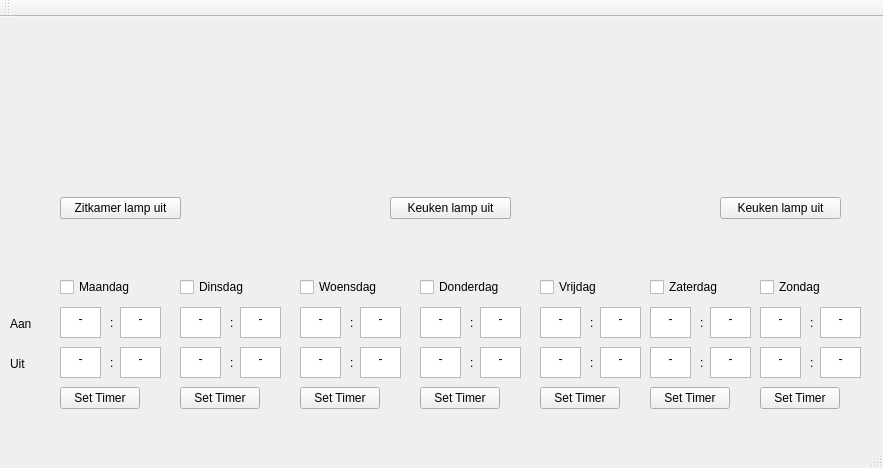
<?xml version="1.0" encoding="UTF-8"?>
<ui version="4.0">
 <class>MainWindow</class>
 <widget class="QMainWindow" name="MainWindow">
  <property name="geometry">
   <rect>
    <x>0</x>
    <y>0</y>
    <width>883</width>
    <height>468</height>
   </rect>
  </property>
  <property name="windowTitle">
   <string>MainWindow</string>
  </property>
  <widget class="QWidget" name="centralWidget">
   <widget class="QPushButton" name="Lamp1_aan">
    <property name="geometry">
     <rect>
      <x>60</x>
      <y>180</y>
      <width>121</width>
      <height>22</height>
     </rect>
    </property>
    <property name="text">
     <string>Zitkamer lamp aan</string>
    </property>
   </widget>
   <widget class="QPushButton" name="Lamp1_uit">
    <property name="enabled">
     <bool>true</bool>
    </property>
    <property name="geometry">
     <rect>
      <x>60</x>
      <y>180</y>
      <width>121</width>
      <height>22</height>
     </rect>
    </property>
    <property name="text">
     <string>Zitkamer lamp uit</string>
    </property>
   </widget>
   <widget class="QPushButton" name="lamp2_uit">
    <property name="geometry">
     <rect>
      <x>390</x>
      <y>180</y>
      <width>121</width>
      <height>22</height>
     </rect>
    </property>
    <property name="text">
     <string>Keuken lamp uit</string>
    </property>
   </widget>
   <widget class="QPushButton" name="lamp2_aan">
    <property name="geometry">
     <rect>
      <x>390</x>
      <y>180</y>
      <width>121</width>
      <height>22</height>
     </rect>
    </property>
    <property name="text">
     <string>Keuken lamp aan</string>
    </property>
   </widget>
   <widget class="QLabel" name="label1_aan">
    <property name="geometry">
     <rect>
      <x>80</x>
      <y>10</y>
      <width>91</width>
      <height>151</height>
     </rect>
    </property>
    <property name="text">
     <string/>
    </property>
    <property name="pixmap">
     <pixmap resource="afbeeldingen.qrc">:/new/prefix1/lamp_aan(1).png</pixmap>
    </property>
   </widget>
   <widget class="QLabel" name="label2_aan">
    <property name="geometry">
     <rect>
      <x>409</x>
      <y>10</y>
      <width>91</width>
      <height>151</height>
     </rect>
    </property>
    <property name="text">
     <string/>
    </property>
    <property name="pixmap">
     <pixmap resource="afbeeldingen.qrc">:/new/prefix1/lamp_aan(1).png</pixmap>
    </property>
   </widget>
   <widget class="QLabel" name="label1_uit">
    <property name="geometry">
     <rect>
      <x>78</x>
      <y>10</y>
      <width>91</width>
      <height>151</height>
     </rect>
    </property>
    <property name="text">
     <string/>
    </property>
    <property name="pixmap">
     <pixmap resource="afbeeldingen.qrc">:/new/prefix1/lamp_uit(1).png</pixmap>
    </property>
   </widget>
   <widget class="QLabel" name="label2_uit">
    <property name="geometry">
     <rect>
      <x>407</x>
      <y>10</y>
      <width>91</width>
      <height>151</height>
     </rect>
    </property>
    <property name="text">
     <string/>
    </property>
    <property name="pixmap">
     <pixmap resource="afbeeldingen.qrc">:/new/prefix1/lamp_uit(1).png</pixmap>
    </property>
   </widget>
   <widget class="QTextEdit" name="textEdit">
    <property name="geometry">
     <rect>
      <x>60</x>
      <y>290</y>
      <width>41</width>
      <height>31</height>
     </rect>
    </property>
    <property name="html">
     <string>&lt;!DOCTYPE HTML PUBLIC &quot;-//W3C//DTD HTML 4.0//EN&quot; &quot;http://www.w3.org/TR/REC-html40/strict.dtd&quot;&gt;
&lt;html&gt;&lt;head&gt;&lt;meta name=&quot;qrichtext&quot; content=&quot;1&quot; /&gt;&lt;style type=&quot;text/css&quot;&gt;
p, li { white-space: pre-wrap; }
&lt;/style&gt;&lt;/head&gt;&lt;body style=&quot; font-family:'Sans Serif'; font-size:9pt; font-weight:400; font-style:normal;&quot;&gt;
&lt;p align=&quot;center&quot; style=&quot; margin-top:0px; margin-bottom:0px; margin-left:0px; margin-right:0px; -qt-block-indent:0; text-indent:0px;&quot;&gt;-&lt;/p&gt;&lt;/body&gt;&lt;/html&gt;</string>
    </property>
   </widget>
   <widget class="QTextEdit" name="textEdit_2">
    <property name="geometry">
     <rect>
      <x>60</x>
      <y>330</y>
      <width>41</width>
      <height>31</height>
     </rect>
    </property>
    <property name="html">
     <string>&lt;!DOCTYPE HTML PUBLIC &quot;-//W3C//DTD HTML 4.0//EN&quot; &quot;http://www.w3.org/TR/REC-html40/strict.dtd&quot;&gt;
&lt;html&gt;&lt;head&gt;&lt;meta name=&quot;qrichtext&quot; content=&quot;1&quot; /&gt;&lt;style type=&quot;text/css&quot;&gt;
p, li { white-space: pre-wrap; }
&lt;/style&gt;&lt;/head&gt;&lt;body style=&quot; font-family:'Sans Serif'; font-size:9pt; font-weight:400; font-style:normal;&quot;&gt;
&lt;p align=&quot;center&quot; style=&quot; margin-top:0px; margin-bottom:0px; margin-left:0px; margin-right:0px; -qt-block-indent:0; text-indent:0px;&quot;&gt;-&lt;/p&gt;&lt;/body&gt;&lt;/html&gt;</string>
    </property>
   </widget>
   <widget class="QCheckBox" name="checkBox">
    <property name="geometry">
     <rect>
      <x>60</x>
      <y>260</y>
      <width>91</width>
      <height>20</height>
     </rect>
    </property>
    <property name="text">
     <string>Maandag</string>
    </property>
   </widget>
   <widget class="QPushButton" name="pushButton">
    <property name="geometry">
     <rect>
      <x>60</x>
      <y>370</y>
      <width>80</width>
      <height>22</height>
     </rect>
    </property>
    <property name="text">
     <string>Set Timer</string>
    </property>
   </widget>
   <widget class="QLabel" name="label">
    <property name="geometry">
     <rect>
      <x>110</x>
      <y>290</y>
      <width>31</width>
      <height>31</height>
     </rect>
    </property>
    <property name="text">
     <string>:</string>
    </property>
   </widget>
   <widget class="QLabel" name="label_2">
    <property name="geometry">
     <rect>
      <x>110</x>
      <y>330</y>
      <width>31</width>
      <height>31</height>
     </rect>
    </property>
    <property name="text">
     <string>:</string>
    </property>
   </widget>
   <widget class="QTextEdit" name="textEdit_3">
    <property name="geometry">
     <rect>
      <x>120</x>
      <y>290</y>
      <width>41</width>
      <height>31</height>
     </rect>
    </property>
    <property name="html">
     <string>&lt;!DOCTYPE HTML PUBLIC &quot;-//W3C//DTD HTML 4.0//EN&quot; &quot;http://www.w3.org/TR/REC-html40/strict.dtd&quot;&gt;
&lt;html&gt;&lt;head&gt;&lt;meta name=&quot;qrichtext&quot; content=&quot;1&quot; /&gt;&lt;style type=&quot;text/css&quot;&gt;
p, li { white-space: pre-wrap; }
&lt;/style&gt;&lt;/head&gt;&lt;body style=&quot; font-family:'Sans Serif'; font-size:9pt; font-weight:400; font-style:normal;&quot;&gt;
&lt;p align=&quot;center&quot; style=&quot; margin-top:0px; margin-bottom:0px; margin-left:0px; margin-right:0px; -qt-block-indent:0; text-indent:0px;&quot;&gt;-&lt;/p&gt;&lt;/body&gt;&lt;/html&gt;</string>
    </property>
   </widget>
   <widget class="QTextEdit" name="textEdit_4">
    <property name="geometry">
     <rect>
      <x>120</x>
      <y>330</y>
      <width>41</width>
      <height>31</height>
     </rect>
    </property>
    <property name="html">
     <string>&lt;!DOCTYPE HTML PUBLIC &quot;-//W3C//DTD HTML 4.0//EN&quot; &quot;http://www.w3.org/TR/REC-html40/strict.dtd&quot;&gt;
&lt;html&gt;&lt;head&gt;&lt;meta name=&quot;qrichtext&quot; content=&quot;1&quot; /&gt;&lt;style type=&quot;text/css&quot;&gt;
p, li { white-space: pre-wrap; }
&lt;/style&gt;&lt;/head&gt;&lt;body style=&quot; font-family:'Sans Serif'; font-size:9pt; font-weight:400; font-style:normal;&quot;&gt;
&lt;p align=&quot;center&quot; style=&quot; margin-top:0px; margin-bottom:0px; margin-left:0px; margin-right:0px; -qt-block-indent:0; text-indent:0px;&quot;&gt;-&lt;/p&gt;&lt;/body&gt;&lt;/html&gt;</string>
    </property>
   </widget>
   <widget class="QTextEdit" name="textEdit_5">
    <property name="geometry">
     <rect>
      <x>180</x>
      <y>330</y>
      <width>41</width>
      <height>31</height>
     </rect>
    </property>
    <property name="html">
     <string>&lt;!DOCTYPE HTML PUBLIC &quot;-//W3C//DTD HTML 4.0//EN&quot; &quot;http://www.w3.org/TR/REC-html40/strict.dtd&quot;&gt;
&lt;html&gt;&lt;head&gt;&lt;meta name=&quot;qrichtext&quot; content=&quot;1&quot; /&gt;&lt;style type=&quot;text/css&quot;&gt;
p, li { white-space: pre-wrap; }
&lt;/style&gt;&lt;/head&gt;&lt;body style=&quot; font-family:'Sans Serif'; font-size:9pt; font-weight:400; font-style:normal;&quot;&gt;
&lt;p align=&quot;center&quot; style=&quot; margin-top:0px; margin-bottom:0px; margin-left:0px; margin-right:0px; -qt-block-indent:0; text-indent:0px;&quot;&gt;-&lt;/p&gt;&lt;/body&gt;&lt;/html&gt;</string>
    </property>
   </widget>
   <widget class="QCheckBox" name="checkBox_2">
    <property name="geometry">
     <rect>
      <x>180</x>
      <y>260</y>
      <width>91</width>
      <height>20</height>
     </rect>
    </property>
    <property name="text">
     <string>Dinsdag</string>
    </property>
   </widget>
   <widget class="QPushButton" name="pushButton_2">
    <property name="geometry">
     <rect>
      <x>180</x>
      <y>370</y>
      <width>80</width>
      <height>22</height>
     </rect>
    </property>
    <property name="text">
     <string>Set Timer</string>
    </property>
   </widget>
   <widget class="QLabel" name="label_3">
    <property name="geometry">
     <rect>
      <x>230</x>
      <y>290</y>
      <width>31</width>
      <height>31</height>
     </rect>
    </property>
    <property name="text">
     <string>:</string>
    </property>
   </widget>
   <widget class="QTextEdit" name="textEdit_6">
    <property name="geometry">
     <rect>
      <x>180</x>
      <y>290</y>
      <width>41</width>
      <height>31</height>
     </rect>
    </property>
    <property name="html">
     <string>&lt;!DOCTYPE HTML PUBLIC &quot;-//W3C//DTD HTML 4.0//EN&quot; &quot;http://www.w3.org/TR/REC-html40/strict.dtd&quot;&gt;
&lt;html&gt;&lt;head&gt;&lt;meta name=&quot;qrichtext&quot; content=&quot;1&quot; /&gt;&lt;style type=&quot;text/css&quot;&gt;
p, li { white-space: pre-wrap; }
&lt;/style&gt;&lt;/head&gt;&lt;body style=&quot; font-family:'Sans Serif'; font-size:9pt; font-weight:400; font-style:normal;&quot;&gt;
&lt;p align=&quot;center&quot; style=&quot; margin-top:0px; margin-bottom:0px; margin-left:0px; margin-right:0px; -qt-block-indent:0; text-indent:0px;&quot;&gt;-&lt;/p&gt;&lt;/body&gt;&lt;/html&gt;</string>
    </property>
   </widget>
   <widget class="QLabel" name="label_4">
    <property name="geometry">
     <rect>
      <x>230</x>
      <y>330</y>
      <width>31</width>
      <height>31</height>
     </rect>
    </property>
    <property name="text">
     <string>:</string>
    </property>
   </widget>
   <widget class="QTextEdit" name="textEdit_7">
    <property name="geometry">
     <rect>
      <x>240</x>
      <y>290</y>
      <width>41</width>
      <height>31</height>
     </rect>
    </property>
    <property name="html">
     <string>&lt;!DOCTYPE HTML PUBLIC &quot;-//W3C//DTD HTML 4.0//EN&quot; &quot;http://www.w3.org/TR/REC-html40/strict.dtd&quot;&gt;
&lt;html&gt;&lt;head&gt;&lt;meta name=&quot;qrichtext&quot; content=&quot;1&quot; /&gt;&lt;style type=&quot;text/css&quot;&gt;
p, li { white-space: pre-wrap; }
&lt;/style&gt;&lt;/head&gt;&lt;body style=&quot; font-family:'Sans Serif'; font-size:9pt; font-weight:400; font-style:normal;&quot;&gt;
&lt;p align=&quot;center&quot; style=&quot; margin-top:0px; margin-bottom:0px; margin-left:0px; margin-right:0px; -qt-block-indent:0; text-indent:0px;&quot;&gt;-&lt;/p&gt;&lt;/body&gt;&lt;/html&gt;</string>
    </property>
   </widget>
   <widget class="QTextEdit" name="textEdit_8">
    <property name="geometry">
     <rect>
      <x>240</x>
      <y>330</y>
      <width>41</width>
      <height>31</height>
     </rect>
    </property>
    <property name="html">
     <string>&lt;!DOCTYPE HTML PUBLIC &quot;-//W3C//DTD HTML 4.0//EN&quot; &quot;http://www.w3.org/TR/REC-html40/strict.dtd&quot;&gt;
&lt;html&gt;&lt;head&gt;&lt;meta name=&quot;qrichtext&quot; content=&quot;1&quot; /&gt;&lt;style type=&quot;text/css&quot;&gt;
p, li { white-space: pre-wrap; }
&lt;/style&gt;&lt;/head&gt;&lt;body style=&quot; font-family:'Sans Serif'; font-size:9pt; font-weight:400; font-style:normal;&quot;&gt;
&lt;p align=&quot;center&quot; style=&quot; margin-top:0px; margin-bottom:0px; margin-left:0px; margin-right:0px; -qt-block-indent:0; text-indent:0px;&quot;&gt;-&lt;/p&gt;&lt;/body&gt;&lt;/html&gt;</string>
    </property>
   </widget>
   <widget class="QTextEdit" name="textEdit_9">
    <property name="geometry">
     <rect>
      <x>300</x>
      <y>330</y>
      <width>41</width>
      <height>31</height>
     </rect>
    </property>
    <property name="html">
     <string>&lt;!DOCTYPE HTML PUBLIC &quot;-//W3C//DTD HTML 4.0//EN&quot; &quot;http://www.w3.org/TR/REC-html40/strict.dtd&quot;&gt;
&lt;html&gt;&lt;head&gt;&lt;meta name=&quot;qrichtext&quot; content=&quot;1&quot; /&gt;&lt;style type=&quot;text/css&quot;&gt;
p, li { white-space: pre-wrap; }
&lt;/style&gt;&lt;/head&gt;&lt;body style=&quot; font-family:'Sans Serif'; font-size:9pt; font-weight:400; font-style:normal;&quot;&gt;
&lt;p align=&quot;center&quot; style=&quot; margin-top:0px; margin-bottom:0px; margin-left:0px; margin-right:0px; -qt-block-indent:0; text-indent:0px;&quot;&gt;-&lt;/p&gt;&lt;/body&gt;&lt;/html&gt;</string>
    </property>
   </widget>
   <widget class="QCheckBox" name="checkBox_3">
    <property name="geometry">
     <rect>
      <x>300</x>
      <y>260</y>
      <width>91</width>
      <height>20</height>
     </rect>
    </property>
    <property name="text">
     <string>Woensdag</string>
    </property>
   </widget>
   <widget class="QPushButton" name="pushButton_3">
    <property name="geometry">
     <rect>
      <x>300</x>
      <y>370</y>
      <width>80</width>
      <height>22</height>
     </rect>
    </property>
    <property name="text">
     <string>Set Timer</string>
    </property>
   </widget>
   <widget class="QLabel" name="label_5">
    <property name="geometry">
     <rect>
      <x>350</x>
      <y>290</y>
      <width>31</width>
      <height>31</height>
     </rect>
    </property>
    <property name="text">
     <string>:</string>
    </property>
   </widget>
   <widget class="QTextEdit" name="textEdit_10">
    <property name="geometry">
     <rect>
      <x>300</x>
      <y>290</y>
      <width>41</width>
      <height>31</height>
     </rect>
    </property>
    <property name="html">
     <string>&lt;!DOCTYPE HTML PUBLIC &quot;-//W3C//DTD HTML 4.0//EN&quot; &quot;http://www.w3.org/TR/REC-html40/strict.dtd&quot;&gt;
&lt;html&gt;&lt;head&gt;&lt;meta name=&quot;qrichtext&quot; content=&quot;1&quot; /&gt;&lt;style type=&quot;text/css&quot;&gt;
p, li { white-space: pre-wrap; }
&lt;/style&gt;&lt;/head&gt;&lt;body style=&quot; font-family:'Sans Serif'; font-size:9pt; font-weight:400; font-style:normal;&quot;&gt;
&lt;p align=&quot;center&quot; style=&quot; margin-top:0px; margin-bottom:0px; margin-left:0px; margin-right:0px; -qt-block-indent:0; text-indent:0px;&quot;&gt;-&lt;/p&gt;&lt;/body&gt;&lt;/html&gt;</string>
    </property>
   </widget>
   <widget class="QLabel" name="label_6">
    <property name="geometry">
     <rect>
      <x>350</x>
      <y>330</y>
      <width>31</width>
      <height>31</height>
     </rect>
    </property>
    <property name="text">
     <string>:</string>
    </property>
   </widget>
   <widget class="QTextEdit" name="textEdit_11">
    <property name="geometry">
     <rect>
      <x>360</x>
      <y>290</y>
      <width>41</width>
      <height>31</height>
     </rect>
    </property>
    <property name="html">
     <string>&lt;!DOCTYPE HTML PUBLIC &quot;-//W3C//DTD HTML 4.0//EN&quot; &quot;http://www.w3.org/TR/REC-html40/strict.dtd&quot;&gt;
&lt;html&gt;&lt;head&gt;&lt;meta name=&quot;qrichtext&quot; content=&quot;1&quot; /&gt;&lt;style type=&quot;text/css&quot;&gt;
p, li { white-space: pre-wrap; }
&lt;/style&gt;&lt;/head&gt;&lt;body style=&quot; font-family:'Sans Serif'; font-size:9pt; font-weight:400; font-style:normal;&quot;&gt;
&lt;p align=&quot;center&quot; style=&quot; margin-top:0px; margin-bottom:0px; margin-left:0px; margin-right:0px; -qt-block-indent:0; text-indent:0px;&quot;&gt;-&lt;/p&gt;&lt;/body&gt;&lt;/html&gt;</string>
    </property>
   </widget>
   <widget class="QTextEdit" name="textEdit_12">
    <property name="geometry">
     <rect>
      <x>360</x>
      <y>330</y>
      <width>41</width>
      <height>31</height>
     </rect>
    </property>
    <property name="html">
     <string>&lt;!DOCTYPE HTML PUBLIC &quot;-//W3C//DTD HTML 4.0//EN&quot; &quot;http://www.w3.org/TR/REC-html40/strict.dtd&quot;&gt;
&lt;html&gt;&lt;head&gt;&lt;meta name=&quot;qrichtext&quot; content=&quot;1&quot; /&gt;&lt;style type=&quot;text/css&quot;&gt;
p, li { white-space: pre-wrap; }
&lt;/style&gt;&lt;/head&gt;&lt;body style=&quot; font-family:'Sans Serif'; font-size:9pt; font-weight:400; font-style:normal;&quot;&gt;
&lt;p align=&quot;center&quot; style=&quot; margin-top:0px; margin-bottom:0px; margin-left:0px; margin-right:0px; -qt-block-indent:0; text-indent:0px;&quot;&gt;-&lt;/p&gt;&lt;/body&gt;&lt;/html&gt;</string>
    </property>
   </widget>
   <widget class="QTextEdit" name="textEdit_13">
    <property name="geometry">
     <rect>
      <x>420</x>
      <y>330</y>
      <width>41</width>
      <height>31</height>
     </rect>
    </property>
    <property name="html">
     <string>&lt;!DOCTYPE HTML PUBLIC &quot;-//W3C//DTD HTML 4.0//EN&quot; &quot;http://www.w3.org/TR/REC-html40/strict.dtd&quot;&gt;
&lt;html&gt;&lt;head&gt;&lt;meta name=&quot;qrichtext&quot; content=&quot;1&quot; /&gt;&lt;style type=&quot;text/css&quot;&gt;
p, li { white-space: pre-wrap; }
&lt;/style&gt;&lt;/head&gt;&lt;body style=&quot; font-family:'Sans Serif'; font-size:9pt; font-weight:400; font-style:normal;&quot;&gt;
&lt;p align=&quot;center&quot; style=&quot; margin-top:0px; margin-bottom:0px; margin-left:0px; margin-right:0px; -qt-block-indent:0; text-indent:0px;&quot;&gt;-&lt;/p&gt;&lt;/body&gt;&lt;/html&gt;</string>
    </property>
   </widget>
   <widget class="QCheckBox" name="checkBox_4">
    <property name="geometry">
     <rect>
      <x>420</x>
      <y>260</y>
      <width>91</width>
      <height>20</height>
     </rect>
    </property>
    <property name="text">
     <string>Donderdag</string>
    </property>
   </widget>
   <widget class="QPushButton" name="pushButton_4">
    <property name="geometry">
     <rect>
      <x>420</x>
      <y>370</y>
      <width>80</width>
      <height>22</height>
     </rect>
    </property>
    <property name="text">
     <string>Set Timer</string>
    </property>
   </widget>
   <widget class="QLabel" name="label_7">
    <property name="geometry">
     <rect>
      <x>470</x>
      <y>290</y>
      <width>31</width>
      <height>31</height>
     </rect>
    </property>
    <property name="text">
     <string>:</string>
    </property>
   </widget>
   <widget class="QTextEdit" name="textEdit_14">
    <property name="geometry">
     <rect>
      <x>420</x>
      <y>290</y>
      <width>41</width>
      <height>31</height>
     </rect>
    </property>
    <property name="html">
     <string>&lt;!DOCTYPE HTML PUBLIC &quot;-//W3C//DTD HTML 4.0//EN&quot; &quot;http://www.w3.org/TR/REC-html40/strict.dtd&quot;&gt;
&lt;html&gt;&lt;head&gt;&lt;meta name=&quot;qrichtext&quot; content=&quot;1&quot; /&gt;&lt;style type=&quot;text/css&quot;&gt;
p, li { white-space: pre-wrap; }
&lt;/style&gt;&lt;/head&gt;&lt;body style=&quot; font-family:'Sans Serif'; font-size:9pt; font-weight:400; font-style:normal;&quot;&gt;
&lt;p align=&quot;center&quot; style=&quot; margin-top:0px; margin-bottom:0px; margin-left:0px; margin-right:0px; -qt-block-indent:0; text-indent:0px;&quot;&gt;-&lt;/p&gt;&lt;/body&gt;&lt;/html&gt;</string>
    </property>
   </widget>
   <widget class="QLabel" name="label_8">
    <property name="geometry">
     <rect>
      <x>470</x>
      <y>330</y>
      <width>31</width>
      <height>31</height>
     </rect>
    </property>
    <property name="text">
     <string>:</string>
    </property>
   </widget>
   <widget class="QTextEdit" name="textEdit_15">
    <property name="geometry">
     <rect>
      <x>480</x>
      <y>290</y>
      <width>41</width>
      <height>31</height>
     </rect>
    </property>
    <property name="html">
     <string>&lt;!DOCTYPE HTML PUBLIC &quot;-//W3C//DTD HTML 4.0//EN&quot; &quot;http://www.w3.org/TR/REC-html40/strict.dtd&quot;&gt;
&lt;html&gt;&lt;head&gt;&lt;meta name=&quot;qrichtext&quot; content=&quot;1&quot; /&gt;&lt;style type=&quot;text/css&quot;&gt;
p, li { white-space: pre-wrap; }
&lt;/style&gt;&lt;/head&gt;&lt;body style=&quot; font-family:'Sans Serif'; font-size:9pt; font-weight:400; font-style:normal;&quot;&gt;
&lt;p align=&quot;center&quot; style=&quot; margin-top:0px; margin-bottom:0px; margin-left:0px; margin-right:0px; -qt-block-indent:0; text-indent:0px;&quot;&gt;-&lt;/p&gt;&lt;/body&gt;&lt;/html&gt;</string>
    </property>
   </widget>
   <widget class="QTextEdit" name="textEdit_16">
    <property name="geometry">
     <rect>
      <x>480</x>
      <y>330</y>
      <width>41</width>
      <height>31</height>
     </rect>
    </property>
    <property name="html">
     <string>&lt;!DOCTYPE HTML PUBLIC &quot;-//W3C//DTD HTML 4.0//EN&quot; &quot;http://www.w3.org/TR/REC-html40/strict.dtd&quot;&gt;
&lt;html&gt;&lt;head&gt;&lt;meta name=&quot;qrichtext&quot; content=&quot;1&quot; /&gt;&lt;style type=&quot;text/css&quot;&gt;
p, li { white-space: pre-wrap; }
&lt;/style&gt;&lt;/head&gt;&lt;body style=&quot; font-family:'Sans Serif'; font-size:9pt; font-weight:400; font-style:normal;&quot;&gt;
&lt;p align=&quot;center&quot; style=&quot; margin-top:0px; margin-bottom:0px; margin-left:0px; margin-right:0px; -qt-block-indent:0; text-indent:0px;&quot;&gt;-&lt;/p&gt;&lt;/body&gt;&lt;/html&gt;</string>
    </property>
   </widget>
   <widget class="QTextEdit" name="textEdit_17">
    <property name="geometry">
     <rect>
      <x>540</x>
      <y>330</y>
      <width>41</width>
      <height>31</height>
     </rect>
    </property>
    <property name="html">
     <string>&lt;!DOCTYPE HTML PUBLIC &quot;-//W3C//DTD HTML 4.0//EN&quot; &quot;http://www.w3.org/TR/REC-html40/strict.dtd&quot;&gt;
&lt;html&gt;&lt;head&gt;&lt;meta name=&quot;qrichtext&quot; content=&quot;1&quot; /&gt;&lt;style type=&quot;text/css&quot;&gt;
p, li { white-space: pre-wrap; }
&lt;/style&gt;&lt;/head&gt;&lt;body style=&quot; font-family:'Sans Serif'; font-size:9pt; font-weight:400; font-style:normal;&quot;&gt;
&lt;p align=&quot;center&quot; style=&quot; margin-top:0px; margin-bottom:0px; margin-left:0px; margin-right:0px; -qt-block-indent:0; text-indent:0px;&quot;&gt;-&lt;/p&gt;&lt;/body&gt;&lt;/html&gt;</string>
    </property>
   </widget>
   <widget class="QCheckBox" name="checkBox_5">
    <property name="geometry">
     <rect>
      <x>540</x>
      <y>260</y>
      <width>91</width>
      <height>20</height>
     </rect>
    </property>
    <property name="text">
     <string>Vrijdag</string>
    </property>
   </widget>
   <widget class="QPushButton" name="pushButton_5">
    <property name="geometry">
     <rect>
      <x>540</x>
      <y>370</y>
      <width>80</width>
      <height>22</height>
     </rect>
    </property>
    <property name="text">
     <string>Set Timer</string>
    </property>
   </widget>
   <widget class="QLabel" name="label_9">
    <property name="geometry">
     <rect>
      <x>590</x>
      <y>290</y>
      <width>31</width>
      <height>31</height>
     </rect>
    </property>
    <property name="text">
     <string>:</string>
    </property>
   </widget>
   <widget class="QTextEdit" name="textEdit_18">
    <property name="geometry">
     <rect>
      <x>540</x>
      <y>290</y>
      <width>41</width>
      <height>31</height>
     </rect>
    </property>
    <property name="html">
     <string>&lt;!DOCTYPE HTML PUBLIC &quot;-//W3C//DTD HTML 4.0//EN&quot; &quot;http://www.w3.org/TR/REC-html40/strict.dtd&quot;&gt;
&lt;html&gt;&lt;head&gt;&lt;meta name=&quot;qrichtext&quot; content=&quot;1&quot; /&gt;&lt;style type=&quot;text/css&quot;&gt;
p, li { white-space: pre-wrap; }
&lt;/style&gt;&lt;/head&gt;&lt;body style=&quot; font-family:'Sans Serif'; font-size:9pt; font-weight:400; font-style:normal;&quot;&gt;
&lt;p align=&quot;center&quot; style=&quot; margin-top:0px; margin-bottom:0px; margin-left:0px; margin-right:0px; -qt-block-indent:0; text-indent:0px;&quot;&gt;-&lt;/p&gt;&lt;/body&gt;&lt;/html&gt;</string>
    </property>
   </widget>
   <widget class="QLabel" name="label_10">
    <property name="geometry">
     <rect>
      <x>590</x>
      <y>330</y>
      <width>31</width>
      <height>31</height>
     </rect>
    </property>
    <property name="text">
     <string>:</string>
    </property>
   </widget>
   <widget class="QTextEdit" name="textEdit_19">
    <property name="geometry">
     <rect>
      <x>600</x>
      <y>290</y>
      <width>41</width>
      <height>31</height>
     </rect>
    </property>
    <property name="html">
     <string>&lt;!DOCTYPE HTML PUBLIC &quot;-//W3C//DTD HTML 4.0//EN&quot; &quot;http://www.w3.org/TR/REC-html40/strict.dtd&quot;&gt;
&lt;html&gt;&lt;head&gt;&lt;meta name=&quot;qrichtext&quot; content=&quot;1&quot; /&gt;&lt;style type=&quot;text/css&quot;&gt;
p, li { white-space: pre-wrap; }
&lt;/style&gt;&lt;/head&gt;&lt;body style=&quot; font-family:'Sans Serif'; font-size:9pt; font-weight:400; font-style:normal;&quot;&gt;
&lt;p align=&quot;center&quot; style=&quot; margin-top:0px; margin-bottom:0px; margin-left:0px; margin-right:0px; -qt-block-indent:0; text-indent:0px;&quot;&gt;-&lt;/p&gt;&lt;/body&gt;&lt;/html&gt;</string>
    </property>
   </widget>
   <widget class="QTextEdit" name="textEdit_20">
    <property name="geometry">
     <rect>
      <x>600</x>
      <y>330</y>
      <width>41</width>
      <height>31</height>
     </rect>
    </property>
    <property name="html">
     <string>&lt;!DOCTYPE HTML PUBLIC &quot;-//W3C//DTD HTML 4.0//EN&quot; &quot;http://www.w3.org/TR/REC-html40/strict.dtd&quot;&gt;
&lt;html&gt;&lt;head&gt;&lt;meta name=&quot;qrichtext&quot; content=&quot;1&quot; /&gt;&lt;style type=&quot;text/css&quot;&gt;
p, li { white-space: pre-wrap; }
&lt;/style&gt;&lt;/head&gt;&lt;body style=&quot; font-family:'Sans Serif'; font-size:9pt; font-weight:400; font-style:normal;&quot;&gt;
&lt;p align=&quot;center&quot; style=&quot; margin-top:0px; margin-bottom:0px; margin-left:0px; margin-right:0px; -qt-block-indent:0; text-indent:0px;&quot;&gt;-&lt;/p&gt;&lt;/body&gt;&lt;/html&gt;</string>
    </property>
   </widget>
   <widget class="QTextEdit" name="textEdit_21">
    <property name="geometry">
     <rect>
      <x>650</x>
      <y>330</y>
      <width>41</width>
      <height>31</height>
     </rect>
    </property>
    <property name="html">
     <string>&lt;!DOCTYPE HTML PUBLIC &quot;-//W3C//DTD HTML 4.0//EN&quot; &quot;http://www.w3.org/TR/REC-html40/strict.dtd&quot;&gt;
&lt;html&gt;&lt;head&gt;&lt;meta name=&quot;qrichtext&quot; content=&quot;1&quot; /&gt;&lt;style type=&quot;text/css&quot;&gt;
p, li { white-space: pre-wrap; }
&lt;/style&gt;&lt;/head&gt;&lt;body style=&quot; font-family:'Sans Serif'; font-size:9pt; font-weight:400; font-style:normal;&quot;&gt;
&lt;p align=&quot;center&quot; style=&quot; margin-top:0px; margin-bottom:0px; margin-left:0px; margin-right:0px; -qt-block-indent:0; text-indent:0px;&quot;&gt;-&lt;/p&gt;&lt;/body&gt;&lt;/html&gt;</string>
    </property>
   </widget>
   <widget class="QCheckBox" name="checkBox_6">
    <property name="geometry">
     <rect>
      <x>650</x>
      <y>260</y>
      <width>91</width>
      <height>20</height>
     </rect>
    </property>
    <property name="text">
     <string>Zaterdag</string>
    </property>
   </widget>
   <widget class="QPushButton" name="pushButton_6">
    <property name="geometry">
     <rect>
      <x>650</x>
      <y>370</y>
      <width>80</width>
      <height>22</height>
     </rect>
    </property>
    <property name="text">
     <string>Set Timer</string>
    </property>
   </widget>
   <widget class="QLabel" name="label_11">
    <property name="geometry">
     <rect>
      <x>700</x>
      <y>290</y>
      <width>31</width>
      <height>31</height>
     </rect>
    </property>
    <property name="text">
     <string>:</string>
    </property>
   </widget>
   <widget class="QTextEdit" name="textEdit_22">
    <property name="geometry">
     <rect>
      <x>650</x>
      <y>290</y>
      <width>41</width>
      <height>31</height>
     </rect>
    </property>
    <property name="html">
     <string>&lt;!DOCTYPE HTML PUBLIC &quot;-//W3C//DTD HTML 4.0//EN&quot; &quot;http://www.w3.org/TR/REC-html40/strict.dtd&quot;&gt;
&lt;html&gt;&lt;head&gt;&lt;meta name=&quot;qrichtext&quot; content=&quot;1&quot; /&gt;&lt;style type=&quot;text/css&quot;&gt;
p, li { white-space: pre-wrap; }
&lt;/style&gt;&lt;/head&gt;&lt;body style=&quot; font-family:'Sans Serif'; font-size:9pt; font-weight:400; font-style:normal;&quot;&gt;
&lt;p align=&quot;center&quot; style=&quot; margin-top:0px; margin-bottom:0px; margin-left:0px; margin-right:0px; -qt-block-indent:0; text-indent:0px;&quot;&gt;-&lt;/p&gt;&lt;/body&gt;&lt;/html&gt;</string>
    </property>
   </widget>
   <widget class="QLabel" name="label_12">
    <property name="geometry">
     <rect>
      <x>700</x>
      <y>330</y>
      <width>31</width>
      <height>31</height>
     </rect>
    </property>
    <property name="text">
     <string>:</string>
    </property>
   </widget>
   <widget class="QTextEdit" name="textEdit_23">
    <property name="geometry">
     <rect>
      <x>710</x>
      <y>290</y>
      <width>41</width>
      <height>31</height>
     </rect>
    </property>
    <property name="html">
     <string>&lt;!DOCTYPE HTML PUBLIC &quot;-//W3C//DTD HTML 4.0//EN&quot; &quot;http://www.w3.org/TR/REC-html40/strict.dtd&quot;&gt;
&lt;html&gt;&lt;head&gt;&lt;meta name=&quot;qrichtext&quot; content=&quot;1&quot; /&gt;&lt;style type=&quot;text/css&quot;&gt;
p, li { white-space: pre-wrap; }
&lt;/style&gt;&lt;/head&gt;&lt;body style=&quot; font-family:'Sans Serif'; font-size:9pt; font-weight:400; font-style:normal;&quot;&gt;
&lt;p align=&quot;center&quot; style=&quot; margin-top:0px; margin-bottom:0px; margin-left:0px; margin-right:0px; -qt-block-indent:0; text-indent:0px;&quot;&gt;-&lt;/p&gt;&lt;/body&gt;&lt;/html&gt;</string>
    </property>
   </widget>
   <widget class="QTextEdit" name="textEdit_24">
    <property name="geometry">
     <rect>
      <x>710</x>
      <y>330</y>
      <width>41</width>
      <height>31</height>
     </rect>
    </property>
    <property name="html">
     <string>&lt;!DOCTYPE HTML PUBLIC &quot;-//W3C//DTD HTML 4.0//EN&quot; &quot;http://www.w3.org/TR/REC-html40/strict.dtd&quot;&gt;
&lt;html&gt;&lt;head&gt;&lt;meta name=&quot;qrichtext&quot; content=&quot;1&quot; /&gt;&lt;style type=&quot;text/css&quot;&gt;
p, li { white-space: pre-wrap; }
&lt;/style&gt;&lt;/head&gt;&lt;body style=&quot; font-family:'Sans Serif'; font-size:9pt; font-weight:400; font-style:normal;&quot;&gt;
&lt;p align=&quot;center&quot; style=&quot; margin-top:0px; margin-bottom:0px; margin-left:0px; margin-right:0px; -qt-block-indent:0; text-indent:0px;&quot;&gt;-&lt;/p&gt;&lt;/body&gt;&lt;/html&gt;</string>
    </property>
   </widget>
   <widget class="QTextEdit" name="textEdit_25">
    <property name="geometry">
     <rect>
      <x>760</x>
      <y>330</y>
      <width>41</width>
      <height>31</height>
     </rect>
    </property>
    <property name="html">
     <string>&lt;!DOCTYPE HTML PUBLIC &quot;-//W3C//DTD HTML 4.0//EN&quot; &quot;http://www.w3.org/TR/REC-html40/strict.dtd&quot;&gt;
&lt;html&gt;&lt;head&gt;&lt;meta name=&quot;qrichtext&quot; content=&quot;1&quot; /&gt;&lt;style type=&quot;text/css&quot;&gt;
p, li { white-space: pre-wrap; }
&lt;/style&gt;&lt;/head&gt;&lt;body style=&quot; font-family:'Sans Serif'; font-size:9pt; font-weight:400; font-style:normal;&quot;&gt;
&lt;p align=&quot;center&quot; style=&quot; margin-top:0px; margin-bottom:0px; margin-left:0px; margin-right:0px; -qt-block-indent:0; text-indent:0px;&quot;&gt;-&lt;/p&gt;&lt;/body&gt;&lt;/html&gt;</string>
    </property>
   </widget>
   <widget class="QCheckBox" name="checkBox_7">
    <property name="geometry">
     <rect>
      <x>760</x>
      <y>260</y>
      <width>91</width>
      <height>20</height>
     </rect>
    </property>
    <property name="text">
     <string>Zondag</string>
    </property>
   </widget>
   <widget class="QPushButton" name="pushButton_7">
    <property name="geometry">
     <rect>
      <x>760</x>
      <y>370</y>
      <width>80</width>
      <height>22</height>
     </rect>
    </property>
    <property name="text">
     <string>Set Timer</string>
    </property>
   </widget>
   <widget class="QLabel" name="label_13">
    <property name="geometry">
     <rect>
      <x>810</x>
      <y>290</y>
      <width>31</width>
      <height>31</height>
     </rect>
    </property>
    <property name="text">
     <string>:</string>
    </property>
   </widget>
   <widget class="QTextEdit" name="textEdit_26">
    <property name="geometry">
     <rect>
      <x>760</x>
      <y>290</y>
      <width>41</width>
      <height>31</height>
     </rect>
    </property>
    <property name="html">
     <string>&lt;!DOCTYPE HTML PUBLIC &quot;-//W3C//DTD HTML 4.0//EN&quot; &quot;http://www.w3.org/TR/REC-html40/strict.dtd&quot;&gt;
&lt;html&gt;&lt;head&gt;&lt;meta name=&quot;qrichtext&quot; content=&quot;1&quot; /&gt;&lt;style type=&quot;text/css&quot;&gt;
p, li { white-space: pre-wrap; }
&lt;/style&gt;&lt;/head&gt;&lt;body style=&quot; font-family:'Sans Serif'; font-size:9pt; font-weight:400; font-style:normal;&quot;&gt;
&lt;p align=&quot;center&quot; style=&quot; margin-top:0px; margin-bottom:0px; margin-left:0px; margin-right:0px; -qt-block-indent:0; text-indent:0px;&quot;&gt;-&lt;/p&gt;&lt;/body&gt;&lt;/html&gt;</string>
    </property>
   </widget>
   <widget class="QLabel" name="label_14">
    <property name="geometry">
     <rect>
      <x>810</x>
      <y>330</y>
      <width>31</width>
      <height>31</height>
     </rect>
    </property>
    <property name="text">
     <string>:</string>
    </property>
   </widget>
   <widget class="QTextEdit" name="textEdit_27">
    <property name="geometry">
     <rect>
      <x>820</x>
      <y>290</y>
      <width>41</width>
      <height>31</height>
     </rect>
    </property>
    <property name="html">
     <string>&lt;!DOCTYPE HTML PUBLIC &quot;-//W3C//DTD HTML 4.0//EN&quot; &quot;http://www.w3.org/TR/REC-html40/strict.dtd&quot;&gt;
&lt;html&gt;&lt;head&gt;&lt;meta name=&quot;qrichtext&quot; content=&quot;1&quot; /&gt;&lt;style type=&quot;text/css&quot;&gt;
p, li { white-space: pre-wrap; }
&lt;/style&gt;&lt;/head&gt;&lt;body style=&quot; font-family:'Sans Serif'; font-size:9pt; font-weight:400; font-style:normal;&quot;&gt;
&lt;p align=&quot;center&quot; style=&quot; margin-top:0px; margin-bottom:0px; margin-left:0px; margin-right:0px; -qt-block-indent:0; text-indent:0px;&quot;&gt;-&lt;/p&gt;&lt;/body&gt;&lt;/html&gt;</string>
    </property>
   </widget>
   <widget class="QTextEdit" name="textEdit_28">
    <property name="geometry">
     <rect>
      <x>820</x>
      <y>330</y>
      <width>41</width>
      <height>31</height>
     </rect>
    </property>
    <property name="html">
     <string>&lt;!DOCTYPE HTML PUBLIC &quot;-//W3C//DTD HTML 4.0//EN&quot; &quot;http://www.w3.org/TR/REC-html40/strict.dtd&quot;&gt;
&lt;html&gt;&lt;head&gt;&lt;meta name=&quot;qrichtext&quot; content=&quot;1&quot; /&gt;&lt;style type=&quot;text/css&quot;&gt;
p, li { white-space: pre-wrap; }
&lt;/style&gt;&lt;/head&gt;&lt;body style=&quot; font-family:'Sans Serif'; font-size:9pt; font-weight:400; font-style:normal;&quot;&gt;
&lt;p align=&quot;center&quot; style=&quot; margin-top:0px; margin-bottom:0px; margin-left:0px; margin-right:0px; -qt-block-indent:0; text-indent:0px;&quot;&gt;-&lt;/p&gt;&lt;/body&gt;&lt;/html&gt;</string>
    </property>
   </widget>
   <widget class="QLabel" name="label_15">
    <property name="geometry">
     <rect>
      <x>10</x>
      <y>300</y>
      <width>59</width>
      <height>14</height>
     </rect>
    </property>
    <property name="text">
     <string>Aan</string>
    </property>
   </widget>
   <widget class="QLabel" name="label_16">
    <property name="geometry">
     <rect>
      <x>10</x>
      <y>340</y>
      <width>59</width>
      <height>14</height>
     </rect>
    </property>
    <property name="text">
     <string>Uit</string>
    </property>
   </widget>
   <widget class="QPushButton" name="lamp2_uit_2">
    <property name="geometry">
     <rect>
      <x>720</x>
      <y>180</y>
      <width>121</width>
      <height>22</height>
     </rect>
    </property>
    <property name="text">
     <string>Keuken lamp uit</string>
    </property>
   </widget>
   <widget class="QLabel" name="label2_aan_2">
    <property name="geometry">
     <rect>
      <x>742</x>
      <y>10</y>
      <width>91</width>
      <height>151</height>
     </rect>
    </property>
    <property name="text">
     <string/>
    </property>
    <property name="pixmap">
     <pixmap resource="afbeeldingen.qrc">:/new/prefix1/lamp_aan(1).png</pixmap>
    </property>
   </widget>
   <widget class="QLabel" name="label2_uit_2">
    <property name="geometry">
     <rect>
      <x>740</x>
      <y>10</y>
      <width>91</width>
      <height>151</height>
     </rect>
    </property>
    <property name="text">
     <string/>
    </property>
    <property name="pixmap">
     <pixmap resource="afbeeldingen.qrc">:/new/prefix1/lamp_uit(1).png</pixmap>
    </property>
   </widget>
   <zorder>Lamp1_aan</zorder>
   <zorder>lamp2_aan</zorder>
   <zorder>label1_aan</zorder>
   <zorder>label2_aan</zorder>
   <zorder>label1_uit</zorder>
   <zorder>label2_uit</zorder>
   <zorder>Lamp1_uit</zorder>
   <zorder>lamp2_uit</zorder>
   <zorder>textEdit</zorder>
   <zorder>textEdit_2</zorder>
   <zorder>checkBox</zorder>
   <zorder>pushButton</zorder>
   <zorder>label</zorder>
   <zorder>label_2</zorder>
   <zorder>textEdit_3</zorder>
   <zorder>textEdit_4</zorder>
   <zorder>textEdit_5</zorder>
   <zorder>checkBox_2</zorder>
   <zorder>pushButton_2</zorder>
   <zorder>label_3</zorder>
   <zorder>textEdit_6</zorder>
   <zorder>label_4</zorder>
   <zorder>textEdit_7</zorder>
   <zorder>textEdit_8</zorder>
   <zorder>textEdit_9</zorder>
   <zorder>checkBox_3</zorder>
   <zorder>pushButton_3</zorder>
   <zorder>label_5</zorder>
   <zorder>textEdit_10</zorder>
   <zorder>label_6</zorder>
   <zorder>textEdit_11</zorder>
   <zorder>textEdit_12</zorder>
   <zorder>textEdit_13</zorder>
   <zorder>checkBox_4</zorder>
   <zorder>pushButton_4</zorder>
   <zorder>label_7</zorder>
   <zorder>textEdit_14</zorder>
   <zorder>label_8</zorder>
   <zorder>textEdit_15</zorder>
   <zorder>textEdit_16</zorder>
   <zorder>textEdit_17</zorder>
   <zorder>checkBox_5</zorder>
   <zorder>pushButton_5</zorder>
   <zorder>label_9</zorder>
   <zorder>textEdit_18</zorder>
   <zorder>label_10</zorder>
   <zorder>textEdit_19</zorder>
   <zorder>textEdit_20</zorder>
   <zorder>textEdit_21</zorder>
   <zorder>checkBox_6</zorder>
   <zorder>pushButton_6</zorder>
   <zorder>label_11</zorder>
   <zorder>textEdit_22</zorder>
   <zorder>label_12</zorder>
   <zorder>textEdit_23</zorder>
   <zorder>textEdit_24</zorder>
   <zorder>textEdit_25</zorder>
   <zorder>checkBox_7</zorder>
   <zorder>pushButton_7</zorder>
   <zorder>label_13</zorder>
   <zorder>textEdit_26</zorder>
   <zorder>label_14</zorder>
   <zorder>textEdit_27</zorder>
   <zorder>textEdit_28</zorder>
   <zorder>label_15</zorder>
   <zorder>label_16</zorder>
   <zorder>lamp2_uit_2</zorder>
   <zorder>label2_aan_2</zorder>
   <zorder>label2_uit_2</zorder>
  </widget>
  <widget class="QMenuBar" name="menuBar">
   <property name="geometry">
    <rect>
     <x>0</x>
     <y>0</y>
     <width>883</width>
     <height>19</height>
    </rect>
   </property>
  </widget>
  <widget class="QToolBar" name="mainToolBar">
   <attribute name="toolBarArea">
    <enum>TopToolBarArea</enum>
   </attribute>
   <attribute name="toolBarBreak">
    <bool>false</bool>
   </attribute>
  </widget>
  <widget class="QStatusBar" name="statusBar"/>
 </widget>
 <layoutdefault spacing="6" margin="11"/>
 <resources>
  <include location="afbeeldingen.qrc"/>
 </resources>
 <connections/>
</ui>
